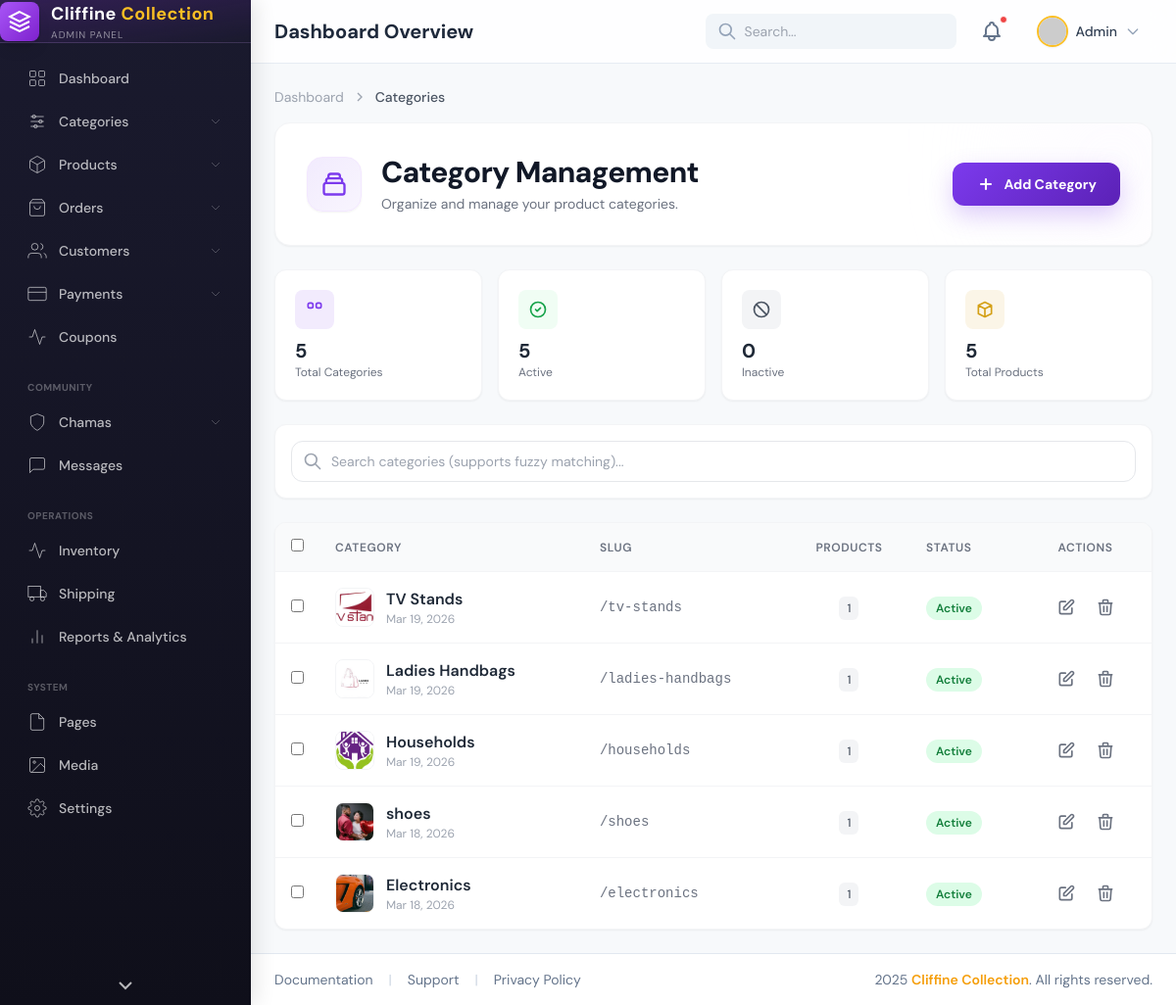
The page /admin/categories on the database its author committed.
### app/models.py (models this page shows)
class Category(db.Model):
    __tablename__ = "categories"
    id = db.Column(db.Integer, primary_key=True)
    name = db.Column(db.String(150), nullable=False)
    slug = db.Column(db.String(150), unique=True)
    description = db.Column(db.Text)
    image = db.Column(db.String(255))
    is_active = db.Column(db.Boolean, default=True)
    created_at = db.Column(db.DateTime, default=datetime.utcnow)
    products = db.relationship("Product", backref="category", lazy=True)

### app/admin/routes.py (the view)
@admin_bp.route("/categories")
def all_categories():
    categories = Category.query.order_by(Category.created_at.desc()).all()
    return render_template("admin/categories/all_categories.html", categories=categories)

### app/__init__.py (called while the page is built)
def create_app():
    app = Flask(__name__)
    app.config.from_object("config.Config")
    db.init_app(app)
    migrate.init_app(app, db)
    from app import models
    from app.admin.routes import admin_bp
    app.register_blueprint(admin_bp, url_prefix="/admin")
    from app.main.routes import main_bp
    app.register_blueprint(main_bp)
    @app.context_processor
    def inject_cart_count():
        cart = session.get("cart", [])
        return dict(cart_count=len(cart))
    return app

### app/templates/admin/categories/all_categories.html (shortened to what this page needs)
{% extends "admin/admin_base.html" %}
{% block content %}
<div class="page-header mb-6">
    <div class="flex items-center gap-2 text-sm text-gray-400 mb-4">
        <a href="{{ url_for('admin.admin_dashboard') }}" class="hover:text-purple-600 transition-colors">Dashboard</a>
        <svg width="16" height="16" viewBox="0 0 24 24" fill="none" stroke="currentColor" stroke-width="2">
            <polyline points="9 18 15 12 9 6"/>
        </svg>
        <span class="font-medium text-gray-600">Categories</span>
    </div>
    <div class="bg-white rounded-2xl shadow-sm border border-gray-100 p-6 md:p-8 relative overflow-hidden">
        <div class="absolute top-0 right-0 -mt-10 -mr-10 w-40 h-40 bg-purple-50 rounded-full opacity-50 blur-3xl"></div>
        <div class="relative flex flex-col md:flex-row md:items-center md:justify-between gap-6">
            <div class="flex items-center gap-5">
                <div class="flex-shrink-0 w-14 h-14 rounded-2xl flex items-center justify-center shadow-sm border border-purple-100" style="background: linear-gradient(135deg, rgba(124, 58, 237, 0.1) 0%, rgba(124, 58, 237, 0.05) 100%);">
                </div>
                <div>
                    <h1 class="text-2xl md:text-3xl font-extrabold text-gray-900 tracking-tight">
                        Category Management
                    </h1>
                    <p class="text-sm text-gray-500 mt-1 max-w-md">
                        Organize and manage your product categories.
                    </p>
                </div>
            </div>
            <div class="flex-shrink-0">
                <a href="{{ url_for('admin.add_category') }}" class="inline-flex items-center justify-center gap-2 px-6 py-3 text-sm font-bold text-white rounded-xl shadow-lg transition-all duration-200 transform hover:-translate-y-0.5 hover:shadow-xl" style="background: linear-gradient(135deg, var(--accent) 0%, var(--accent-dark) 100%); box-shadow: 0 10px 25px rgba(124, 58, 237, 0.25);">
                    <svg class="w-5 h-5" fill="none" stroke="currentColor" viewBox="0 0 24 24"><path stroke-linecap="round" stroke-linejoin="round" stroke-width="2.5" d="M12 6v6m0 0v6m0-6h6m-6 0H6"></path></svg>
                    Add Category
                </a>
            </div>
        </div>
    </div>
</div>
<div class="grid grid-cols-1 sm:grid-cols-2 lg:grid-cols-4 gap-4 mb-6">
    <div class="bg-white rounded-xl p-5 shadow-sm border border-gray-100">
        <div class="flex items-center justify-between mb-2">
            <div class="w-10 h-10 rounded-lg flex items-center justify-center" style="background: rgba(124, 58, 237, 0.1);">
            </div>
        </div>
        <h3 class="text-xl font-bold text-gray-800">{{ categories|length }}</h3>
        <p class="text-xs text-gray-500">Total Categories</p>
    </div>
    <div class="bg-white rounded-xl p-5 shadow-sm border border-gray-100">
        <div class="flex items-center justify-between mb-2">
            <div class="w-10 h-10 bg-green-50 rounded-lg flex items-center justify-center">
                <svg class="w-5 h-5 text-green-600" fill="none" stroke="currentColor" viewBox="0 0 24 24"><path stroke-linecap="round" stroke-linejoin="round" stroke-width="2" d="M9 12l2 2 4-4m6 2a9 9 0 11-18 0 9 9 0 0118 0z"></path></svg>
            </div>
        </div>
        <h3 class="text-xl font-bold text-gray-800">{{ categories|selectattr('is_active', 'equalto', true)|list|length }}</h3>
        <p class="text-xs text-gray-500">Active</p>
    </div>
    <div class="bg-white rounded-xl p-5 shadow-sm border border-gray-100">
        <div class="flex items-center justify-between mb-2">
            <div class="w-10 h-10 bg-gray-100 rounded-lg flex items-center justify-center">
                <svg class="w-5 h-5 text-gray-600" fill="none" stroke="currentColor" viewBox="0 0 24 24"><path stroke-linecap="round" stroke-linejoin="round" stroke-width="2" d="M18.364 18.364A9 9 0 005.636 5.636m12.728 12.728A9 9 0 015.636 5.636m12.728 12.728L5.636 5.636"></path></svg>
            </div>
        </div>
        <h3 class="text-xl font-bold text-gray-800">{{ categories|selectattr('is_active', 'equalto', false)|list|length }}</h3>
        <p class="text-xs text-gray-500">Inactive</p>
    </div>
    <div class="bg-white rounded-xl p-5 shadow-sm border border-gray-100">
        <div class="flex items-center justify-between mb-2">
            <div class="w-10 h-10 rounded-lg flex items-center justify-center" style="background: rgba(212, 160, 23, 0.1);">
                <svg class="w-5 h-5" style="color: var(--gold);" fill="none" stroke="currentColor" viewBox="0 0 24 24"><path stroke-linecap="round" stroke-linejoin="round" stroke-width="2" d="M20 7l-8-4-8 4m16 0l-8 4m8-4v10l-8 4m0-10L4 7m8 4v10M4 7v10l8 4"></path></svg>
            </div>
        </div>
        <h3 class="text-xl font-bold text-gray-800">
            {% set total_products = namespace(value=0) %}
            {% for cat in categories %}
                {% set total_products.value = total_products.value + cat.products|length %}
            {% endfor %}
            {{ total_products.value }}
        </h3>
        <p class="text-xs text-gray-500">Total Products</p>
    </div>
</div>
<div class="bg-white p-4 rounded-xl shadow-sm border border-gray-100 mb-6">
    <div class="flex flex-col md:flex-row gap-4">
        <div class="flex-1 relative">
            <span class="absolute inset-y-0 left-0 flex items-center pl-3">
                <svg class="w-5 h-5 text-gray-400" fill="none" stroke="currentColor" viewBox="0 0 24 24"><path stroke-linecap="round" stroke-linejoin="round" stroke-width="2" d="M21 21l-6-6m2-5a7 7 0 11-14 0 7 7 0 0114 0z"/></svg>
            </span>
            <input type="text" id="category-search" placeholder="Search categories (supports fuzzy matching)..." class="w-full pl-10 pr-4 py-2.5 border border-gray-200 rounded-xl focus:outline-none focus:ring-2 focus:border-transparent text-sm" style="--tw-ring-color: var(--accent);">
        </div>
    </div>
</div>
<div class="bg-white rounded-xl shadow-sm border border-gray-100 overflow-hidden">
    <div class="overflow-x-auto">
        <table class="w-full text-left">
            <thead class="bg-gray-50 border-b border-gray-100">
                <tr>
                    <th class="p-4 text-xs font-semibold text-gray-500 uppercase tracking-wider w-10">
                        <input type="checkbox" class="rounded border-gray-300 text-purple-600 focus:ring-purple-500">
                    </th>
                    <th class="p-4 text-xs font-semibold text-gray-500 uppercase tracking-wider">Category</th>
                    <th class="p-4 text-xs font-semibold text-gray-500 uppercase tracking-wider hidden md:table-cell">Slug</th>
                    <th class="p-4 text-xs font-semibold text-gray-500 uppercase tracking-wider hidden sm:table-cell text-center">Products</th>
                    <th class="p-4 text-xs font-semibold text-gray-500 uppercase tracking-wider hidden sm:table-cell">Status</th>
                    <th class="p-4 text-xs font-semibold text-gray-500 uppercase tracking-wider text-center">Actions</th>
                </tr>
            </thead>
            <tbody id="category-table-body" class="divide-y divide-gray-100">
                {% if categories %}
                    {% for category in categories %}
                    <tr class="hover:bg-gray-50 transition-colors search-row {% if not category.is_active %}opacity-60{% endif %}" data-name="{{ category.name }}" data-slug="{{ category.slug }}">
                        <td class="p-4">
                            <input type="checkbox" class="rounded border-gray-300 text-purple-600 focus:ring-purple-500">
                        </td>
                        <td class="p-4">
                            <div class="flex items-center gap-3">
                                {% if category.image %}
                                    <img src="{{ url_for('static', filename='uploads/categories/' + category.image) }}" class="w-10 h-10 rounded-lg object-cover border border-gray-100" alt="{{ category.name }}">
                                {% else %}
                                    <div class="w-10 h-10 rounded-lg flex items-center justify-center text-white text-xs font-bold" style="background: linear-gradient(135deg, var(--accent) 0%, var(--accent-dark) 100%);">
                                        {{ category.name[0:1] }}
                                    </div>
                                {% endif %}
                                <div>
                                    <h4 class="font-semibold text-gray-800">{{ category.name }}</h4>
                                    <p class="text-xs text-gray-400">{{ category.created_at.strftime('%b %d, %Y') }}</p>
                                </div>
                            </div>
                        </td>
                        <td class="p-4 text-sm text-gray-500 font-mono hidden md:table-cell">/{{ category.slug }}</td>
                        <td class="p-4 text-sm text-gray-600 hidden sm:table-cell text-center">
                            <span class="px-2 py-1 rounded-md text-xs font-medium bg-gray-100">{{ category.products|length }}</span>
                        </td>
                        <td class="p-4 hidden sm:table-cell">
                            {% if category.is_active %}
                                <span class="px-2.5 py-1 rounded-full text-xs font-semibold bg-green-100 text-green-700">Active</span>
                            {% else %}
                                <span class="px-2.5 py-1 rounded-full text-xs font-semibold bg-gray-200 text-gray-600">Inactive</span>
                            {% endif %}
                        </td>
                        <td class="p-4 text-center">
                            <div class="flex items-center justify-center gap-1">
                                <a href="{{ url_for('admin.edit_category', category_id=category.id) }}" class="p-2 hover:bg-gray-100 rounded-lg text-gray-500 hover:text-purple-600 transition-colors" title="Edit">
                                    <svg class="w-5 h-5" fill="none" stroke="currentColor" viewBox="0 0 24 24"><path stroke-linecap="round" stroke-linejoin="round" stroke-width="2" d="M11 5H6a2 2 0 00-2 2v11a2 2 0 002 2h11a2 2 0 002-2v-5m-1.414-9.414a2 2 0 112.828 2.828L11.828 15H9v-2.828l8.586-8.586z"></path></svg>
                                </a>
                                <a href="{{ url_for('admin.delete_category', category_id=category.id) }}"
                                   onclick="return confirm('Are you sure you want to delete this category? This action cannot be undone.');"
                                   class="p-2 hover:bg-red-50 rounded-lg text-gray-500 hover:text-red-600 transition-colors"
                                   title="Delete">
                                    <svg class="w-5 h-5" fill="none" stroke="currentColor" viewBox="0 0 24 24"><path stroke-linecap="round" stroke-linejoin="round" stroke-width="2" d="M19 7l-.867 12.142A2 2 0 0116.138 21H7.862a2 2 0 01-1.995-1.858L5 7m5 4v6m4-6v6m1-10V4a1 1 0 00-1-1h-4a1 1 0 00-1 1v3M4 7h16"></path></svg>
                                </a>
                            </div>
                        </td>
                    </tr>
                    {% endfor %}
                {% endif %}
            </tbody>
        </table>
    </div>
</div>
{% endblock %}

### app/templates/admin/admin_base.html (style rules this page uses)
body { font-family: 'DM Sans', sans-serif; background-color: #F8FAFC; }
:root { --bg: #fafafa; --fg: #1a1a2e; --muted: #6b7280; --accent: #7c3aed; --accent-dark: #5b21b6; --gold: #d4a017; --gold-light: #f5d76e; --gold-dark: #b8860b; --sidebar-bg: #1a1a2e; }

### rows shown on the page
Category: image (picture), name "TV Stands", created_at "Mar 19, 2026", slug "tv-stands", products|length "1", is_active "Active"
Category: image (picture), name "Ladies Handbags", created_at "Mar 19, 2026", slug "ladies-handbags", products|length "1", is_active "Active"
Category: image (picture), name "Households", created_at "Mar 19, 2026", slug "households", products|length "1", is_active "Active"
Category: image (picture), name "shoes", created_at "Mar 18, 2026", slug "shoes", products|length "1", is_active "Active"
Category: image (picture), name "Electronics", created_at "Mar 18, 2026", slug "electronics", products|length "1", is_active "Active"

### other values the page prints
{{ categories|length }} "5"
{{ categories|selectattr('is_active', 'equalto', true)|list|length }} "5"
{{ categories|selectattr('is_active', 'equalto', false)|list|length }} "0"
{{ total_products.value }} "5"
